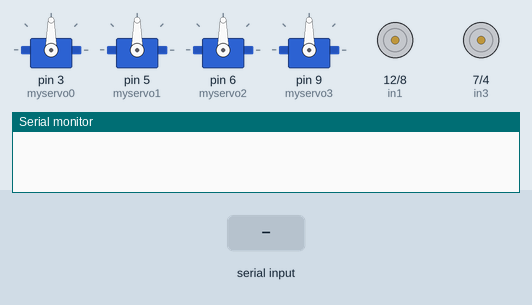
This sketch was run on a simulated Arduino Uno, built with avr-gcc and run on an emulated ATmega328P. Parts: 4 × servo, motor-driver pin pairs drawn as motors (green arrow = first pin HIGH = forward, orange = second pin HIGH = backward, longer = more drive, scaled by the enable pin), the last lines printed to the serial monitor. Inputs (shaded band) come from the test bench.

Above: at 1.2 s.
1.3 s: "w" received over Serial
At 2.4 s:
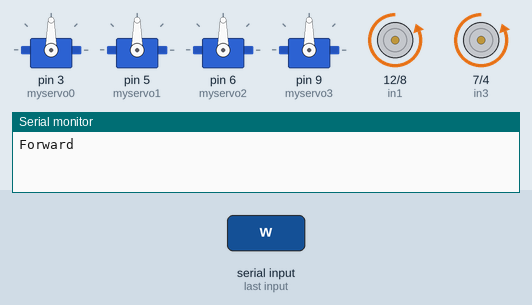
2.8 s: byte 97 ('a') received over Serial
At 3.5 s:
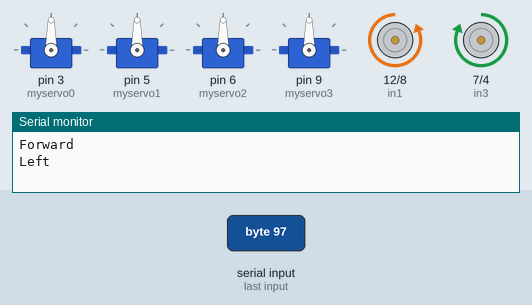
4.3 s: byte 100 ('d') received over Serial
At 4.7 s:
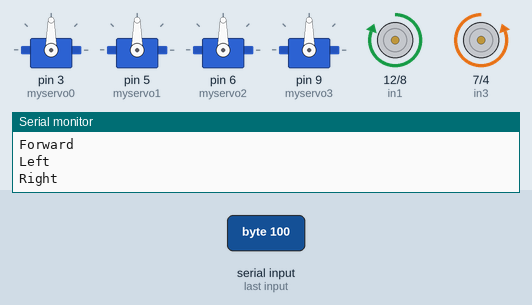
5.8 s: byte 48 ('0') received over Serial
At 7.0 s:
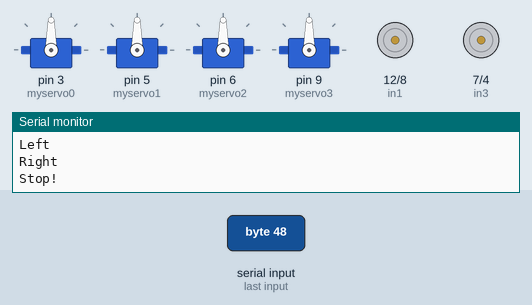
7.3 s: "s" received over Serial
At 8.1 s:
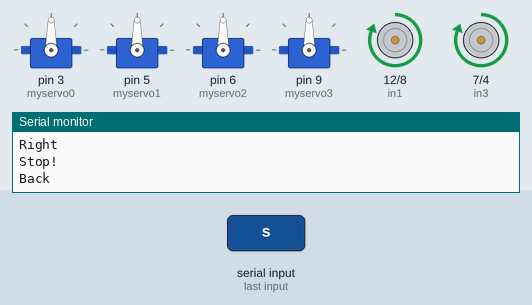
8.8 s: byte 48 ('0') received over Serial
At 9.3 s:
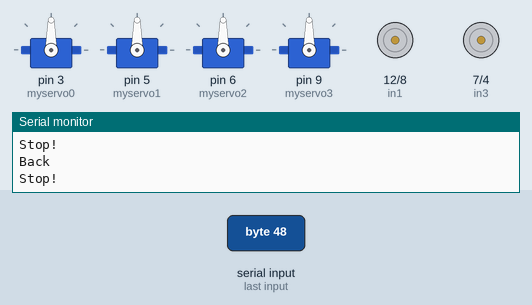
Timing chart, 0 to 11.3 s (numbered marks = the images above; inputs shaded):
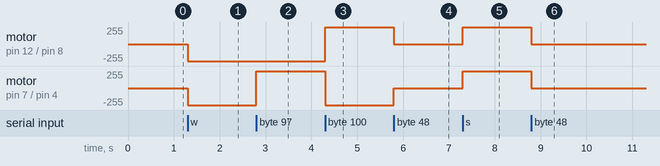

The sketch:

RCCarArm.ino
```cpp
#include <Servo.h>
Servo myservo0;
Servo myservo1;
Servo myservo2;
Servo myservo3;
char command;
int angle0 = 90;
int angle1 = 90;
int angle2 = 90;
int angle3 = 90;
/*define logic control output pin*/
int in1=12;
int in2=8;
int in3=7;
int in4=4;
/*define channel enable output pins*/
int ENA=10;
int ENB=11;

void setup() {
  Serial.begin(9600);
  //myservo.attach(3);// attach servo on pin 3 to servo object
  myservo0.attach(3);
  myservo1.attach(5);
  myservo2.attach(6);
  myservo3.attach(9);
  myservo0.write(angle0);
  myservo1.write(angle1);
  myservo2.write(angle2);
  myservo3.write(angle3);
  pinMode(in1,OUTPUT);
  pinMode(in2,OUTPUT);
  pinMode(in3,OUTPUT);
  pinMode(in4,OUTPUT);
  pinMode(ENA,OUTPUT);
  pinMode(ENB,OUTPUT);
}

void loop() {
  command = Serial.read();
  if(command == 'C')
  {
    turnC();
    delay(10);
  }

  if(command == 'c')
  {
    turnCC();
    delay(10);
  }

  if(command == 'R')
  {
    retract();
    delay(10);
  }

  if(command == 'E')
  {
    extend();
    delay(10);
  }
  if(command == 'D')
  {
    down();
    delay(10);
  }
  if(command == 'U')
  {
    up();
    delay(10);
  }
  if(command == 'r')
  {
    releases();
    delay(10);
  }
  if(command == 'G')
  {
    grab();
    delay(10);
  }
  if(command == 'w')
  {
    _mForward();
    delay(10);
  }
  if(command == 's')
  {
    _mBack();
    delay(10);
  }
  if(command == 'a')
  {
    _mLeft();
    delay(10);
  }
  if(command == 'd')
  {
    _mRight();
    delay(10);
  }
  if(command == '0')
  {
    reset();
    delay(10);
  }
}

//When servo is looking down
void turnC(){
  if(angle0 < 180){
    angle0 = angle0 - 5;
    myservo0.write(angle0);
  }
}

void turnCC(){
  if(angle0 > 0){
    angle0 = angle0 + 5;
    myservo0.write(angle0);
  }
}

void retract(){
  if(angle1 < 180){
    angle1 = angle1 - 5;
    myservo1.write(angle1);
  }
}

void extend(){
  if(angle1 > 0){
    angle1 = angle1 + 5;
    myservo1.write(angle1);
  }
}

void down(){
  if(angle2 < 180){
    angle2 = angle2 - 5;
    myservo2.write(angle2);
  }
}

void up(){
  if(angle2 > 0){
    angle2 = angle2 + 5;
    myservo2.write(angle2);
  }
}

void releases(){
  if(angle3 < 180){
    angle3 = angle3 + 5;
    myservo3.write(angle3);
  }
}

void grab(){
  if(angle3 > 0){
    angle3 = angle3 - 5;
    myservo3.write(angle3);
  }
}

void reset(){
  angle0 = 90;
  angle1 = 90;
  angle2 = 90;
  angle3 = 90;
  myservo0.write(angle0);
  myservo1.write(angle1);
  myservo2.write(angle2);
  myservo3.write(angle3);
  _mStop();
}

void _mForward()
{
  digitalWrite(ENA,HIGH);
  digitalWrite(ENB,HIGH);
  digitalWrite(in1,LOW);//digital output
  digitalWrite(in2,HIGH);
  digitalWrite(in3,LOW);
  digitalWrite(in4,HIGH);
  Serial.println("Forward");

}
/*define back function*/
void _mBack()
{
  digitalWrite(ENA,HIGH);
  digitalWrite(ENB,HIGH);
  digitalWrite(in1,HIGH);
  digitalWrite(in2,LOW);
  digitalWrite(in3,HIGH);
  digitalWrite(in4,LOW);
  Serial.println("Back");

}
/*define left function*/
void _mLeft()
{
  digitalWrite(ENA,HIGH);
  digitalWrite(ENB,HIGH);
  digitalWrite(in1,LOW);
  digitalWrite(in2,HIGH);
  digitalWrite(in3,HIGH);
  digitalWrite(in4,LOW);
  Serial.println("Left");

}
/*define right function*/
void _mRight()
{
  digitalWrite(ENA,HIGH);
  digitalWrite(ENB,HIGH);
  digitalWrite(in1,HIGH);
  digitalWrite(in2,LOW);
  digitalWrite(in3,LOW);
  digitalWrite(in4,HIGH);
  Serial.println("Right");

}

void _mStop()
{
  digitalWrite(ENA,LOW);
  digitalWrite(ENB,LOW);
  Serial.println("Stop!");
}
```

Measured:
- after the input at 1.3 s, motor on pin 12 (in1) / pin 8 (in2), motor on pin 7 (in3) / pin 4 (in4): stopped → backward 255/255 at once
- after the input at 2.8 s, motor on pin 7 (in3) / pin 4 (in4): backward 255/255 → forward 255/255 at once
- after the input at 4.3 s, motor on pin 12 (in1) / pin 8 (in2): backward 255/255 → forward 255/255 at once; motor on pin 7 (in3) / pin 4 (in4): forward 255/255 → backward 255/255 at once
- after the input at 5.8 s, motor on pin 12 (in1) / pin 8 (in2): forward 255/255 → stopped at once; motor on pin 7 (in3) / pin 4 (in4): backward 255/255 → stopped at once
- after the input at 7.3 s, motor on pin 12 (in1) / pin 8 (in2), motor on pin 7 (in3) / pin 4 (in4): stopped → forward 255/255 at once
- after the input at 8.8 s, motor on pin 12 (in1) / pin 8 (in2), motor on pin 7 (in3) / pin 4 (in4): forward 255/255 → stopped at once
